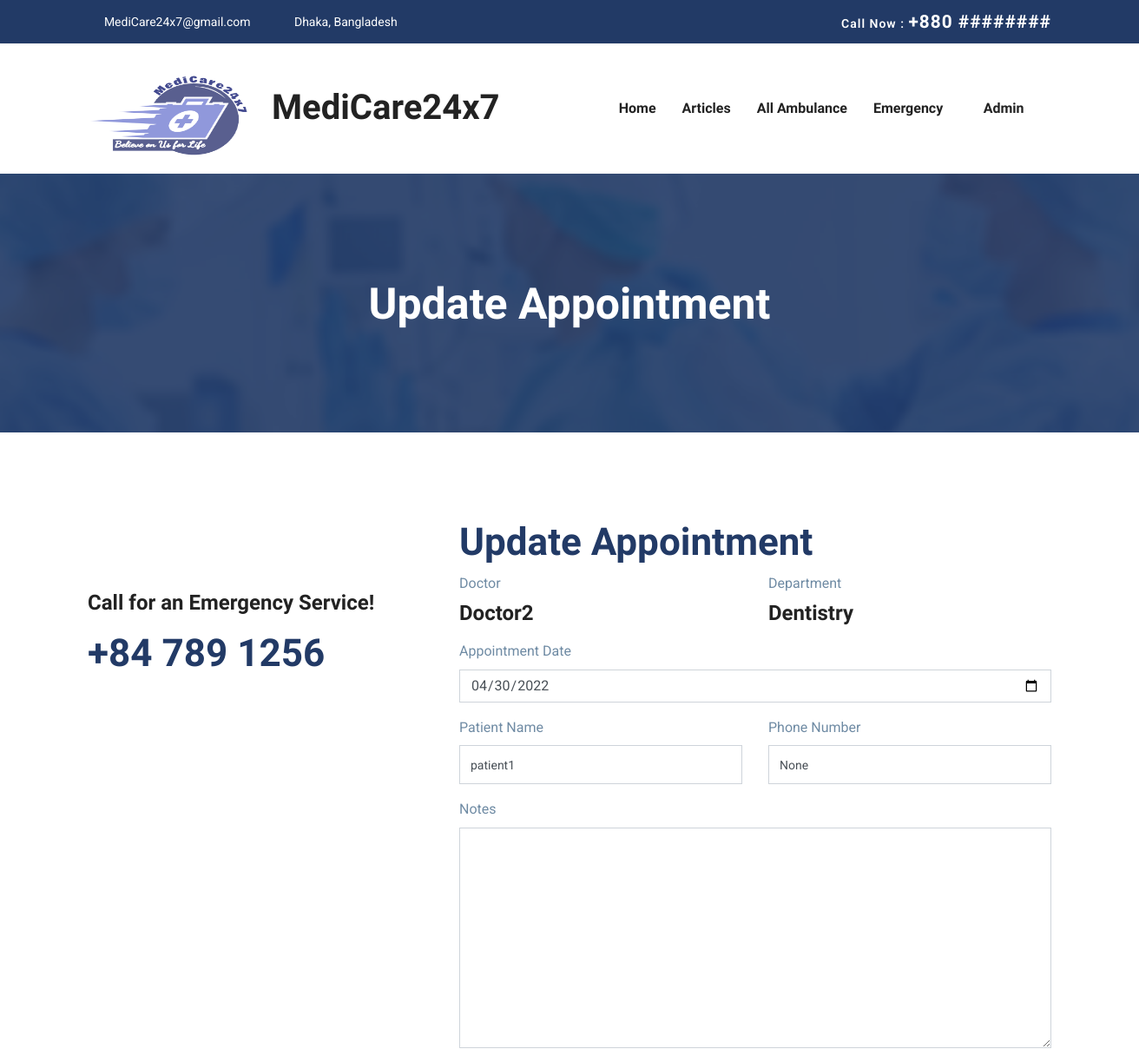
/appointment/update-appointment/1 (signed in, upper part), run on an earlier commit of the app's database.
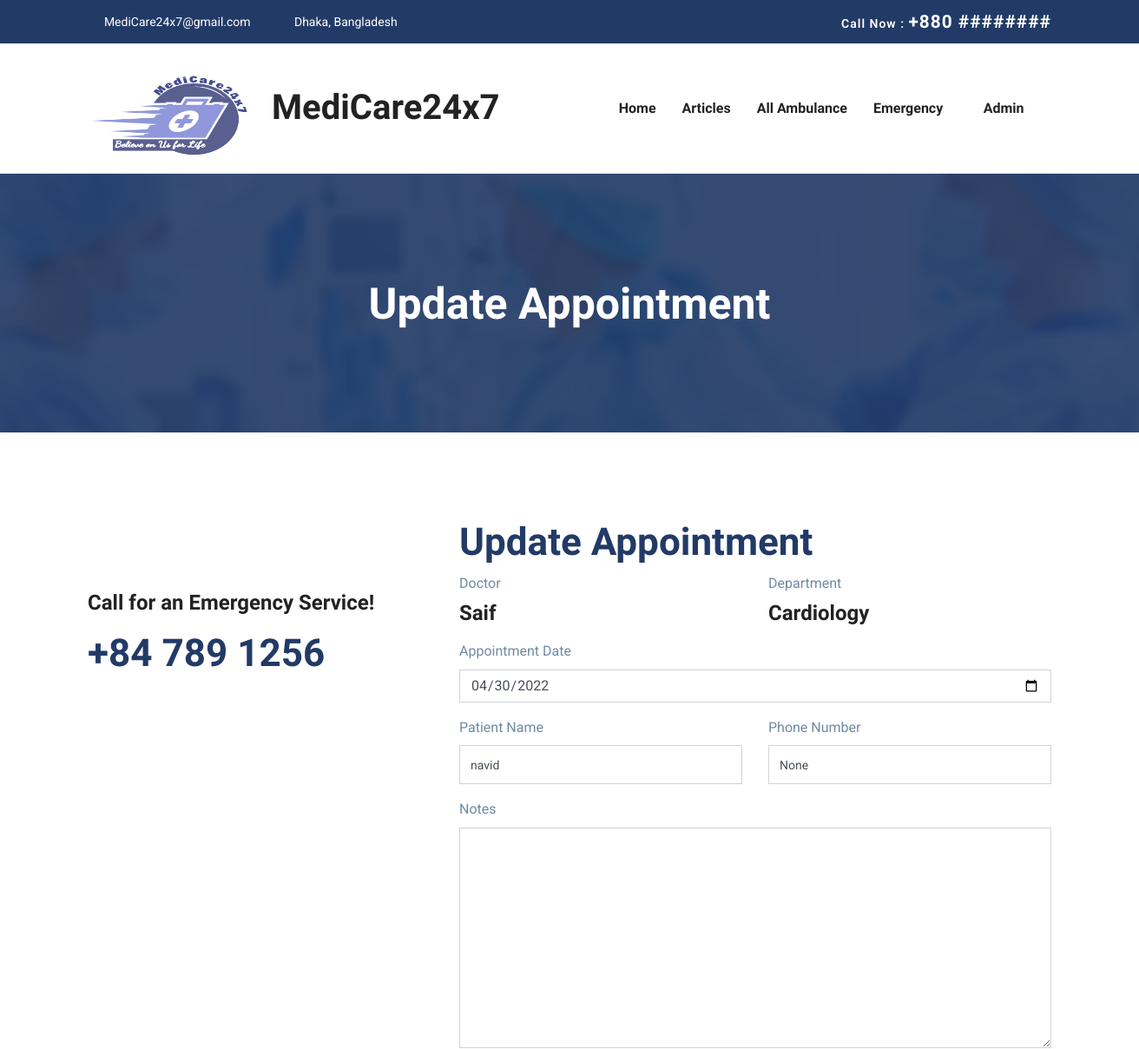
And on a later commit of the database.
### appointment/models.py (models this page shows)
class AppointmentModel(models.Model):
    patient         = models.ForeignKey(PatientModel, on_delete=models.CASCADE)
    doctor          = models.ForeignKey(DoctorModel, on_delete=models.CASCADE)
    department      = models.CharField(null =True, max_length=250)
    date            = models.DateField(null=True, blank=False)
    time            = models.TimeField(null=True, blank=False)
    is_accepted     = models.BooleanField(default=False)
    is_canceled     = models.BooleanField(default=False)
    is_completed    = models.BooleanField(default=False)
    meet_link       = models.CharField(max_length=100)
    notes           = models.TextField(null=True, blank=True)
    created_at      = models.DateTimeField(auto_now_add=True)

### accounts/models.py (models this page shows, shortened)
class DoctorModel(models.Model):
    SpecializationModel= [
        ('Cardiology', 'Cardiology'),
        ('Dentistry', 'Dentistry'),
        ('Dermatology', 'Dermatology'),
        ('Endocrinology', 'Endocrinology'),
        ('Gastroenterology', 'Gastroenterology'),
        ('General Surgery', 'General Surgery'),
    ]
    user = models.OneToOneField(UserModel, on_delete=models.CASCADE)
    bio = models.TextField(null=True, blank=True)
    image = models.ImageField(null=True, blank=True)
    gender = models.CharField(max_length=10, choices=GENDER_CHOICES, null=True, blank=True)
    blood_group = models.CharField(max_length=10, choices=BLOOD_GROUP_CHOICES, null=True, blank=True)
    date_of_birth = models.DateField(null=True, blank=True)
    phone = models.CharField(max_length=15, null=True, blank=True)
    NID = models.CharField(max_length=50, null=True, blank=True)
    specialization = models.CharField(max_length=20, choices=SpecializationModel, null=True, blank=True)
    BMDC_regNo = models.CharField(max_length=100, null=True, blank=True)
    last_donation = models.DateField(null=True, blank=True)

class UserModel(AbstractBaseUser, PermissionsMixin):
    email = models.EmailField(max_length=255, unique=True)  # Email
    name = models.CharField(max_length=255)  # Name
    is_patient = models.BooleanField(default=False)  # True if patient
    is_doctor = models.BooleanField(default=False)  # True if doctor
    is_active = models.BooleanField(default=True)  # True if active
    is_staff = models.BooleanField(default=False)
    is_admin = models.BooleanField(default=False)
    is_superuser = models.BooleanField(default=False)
    date_joined = models.DateTimeField(auto_now_add=True)
    USERNAME_FIELD = 'email'
    REQUIRED_FIELDS = ['name']  # Email & Password are required by default.
    objects = MyUserManager()  # User manager for the User Model
    def __str__(self):
        return self.email

class PatientModel(models.Model):
    user = models.OneToOneField(UserModel, on_delete=models.CASCADE)
    image = models.ImageField(null=True, blank=True)  # Patient Profile Picture
    gender = models.CharField(max_length=10, choices=GENDER_CHOICES, null=True, blank=True)
    blood_group = models.CharField(max_length=10, choices=BLOOD_GROUP_CHOICES, null=True, blank=True)
    height = models.DecimalField(decimal_places=2, max_digits=4, null=True, blank=True)
    weight = models.IntegerField(null=True, blank=True)
    date_of_birth = models.DateField(null=True, blank=True)
    phone = models.CharField(max_length=15, null=True, blank=True)
    address = models.TextField(max_length=100, null=True, blank=True)
    last_donation = models.DateField(null=True, blank=True)

### appointment/views.py (the view, shortened to what this page needs)
# urls.py: path('update-appointment/<int:pk>', patient_update_appointment_view, name='patient-update-appointment'),
@login_required(login_url='login')
def patient_update_appointment_view(request,pk):
    appointment = AppointmentModel.objects.get(id=pk)
    form = PatientAppointmentForm(instance=appointment)
    context={
        'form':form,
        'appointment':appointment,
    }
    return render(request, 'appointment/patient-update-appointment.html',context)

### appointment/forms.py
class PatientAppointmentForm(ModelForm):
    date = forms.DateField(widget=forms.DateInput(attrs={'type': 'date'}))
    class Meta:
        model = AppointmentModel
        fields = '__all__'
        exclude = ['patient', 'doctor', 'time', 'meet_link', 'department', 'is_accepted', 'is_canceled', 'is_complete',
                   'date_created']

### templates/appointment/patient-update-appointment.html (shortened to what this page needs)
{% extends "base.html" %}
{% load static %}
{% load widget_tweaks %}
{% block content %}
<section class="page-title bg-1">
    <div class="container">
        <div class="row">
            <div class="col-md-12">
                <div class="block text-center">
                    <h1 class="text-capitalize mb-5 text-lg">Update Appointment</h1>
                </div>
            </div>
        </div>
    </div>
</section>
<section class="appoinment section">
    <div class="container">
        <div class="row">
            <div class="col-lg-4">
                <div class="mt-3">
                    <div class="feature-icon mb-3">
                        <i class="icofont-support text-lg"></i>
                    </div>
                    <span class="h3">Call for an Emergency Service!</span>
                    <h2 class="text-color mt-3">+84 789 1256 </h2>
                </div>
            </div>
            <div class="col-lg-8">
                <div class="appoinment-wrap mt-5 mt-lg-0 pl-lg-5">
                    <h2 class="mb-2 title-color">Update Appointment</h2>
                    <form method="post">
                        <div class="row">
                            <div class="col-lg-6">
                                <div class="form-group">
                                    <label>Doctor</label>
                                    <h3>{{ appointment.doctor.user.name }}</h3>
                                </div>
                            </div>
                            <div class="col-lg-6">
                                <div class="form-group">
                                    <label>Department</label>
                                    <h3>{{ appointment.doctor.specialization }}</h3>
                                </div>
                            </div>
                        </div>
                        <div class="row">
                            <div class="col-lg-12">
                                <div class="form-group">
                                    <label>Appointment Date</label>
                                    {{ form.date|add_class:"form-control" }}
                                </div>
                            </div>
                        </div>
                        <div class="row">
                            <div class="col-lg-6">
                                <div class="form-group">
                                    <label>Patient Name</label>
                                    <input type="text" class="form-control" placeholder="Full Name"
                                           value="{{ appointment.patient.user.name }}">
                                </div>
                            </div>
                            <div class="col-lg-6">
                                <div class="form-group">
                                    <label>Phone Number</label>
                                    <input type="text" class="form-control" placeholder="Phone Number"
                                           value="{{ appointment.patient.phone }}">
                                </div>
                            </div>
                        </div>
                        <div class="form-group-2 mb-4">
                            <label>Notes</label>
                            {{ form.notes|add_class:"form-control" }}
                        </div>
                    </form>
                </div>
            </div>
        </div>
    </div>
</section>
{% endblock %}

What changed in the data, as far as the page shows it:
changed AppointmentModel "None": doctor.user.name "Doctor2" → "Saif"; doctor.specialization "Dentistry" → "Cardiology"; patient.user.name "patient1" → "navid"
